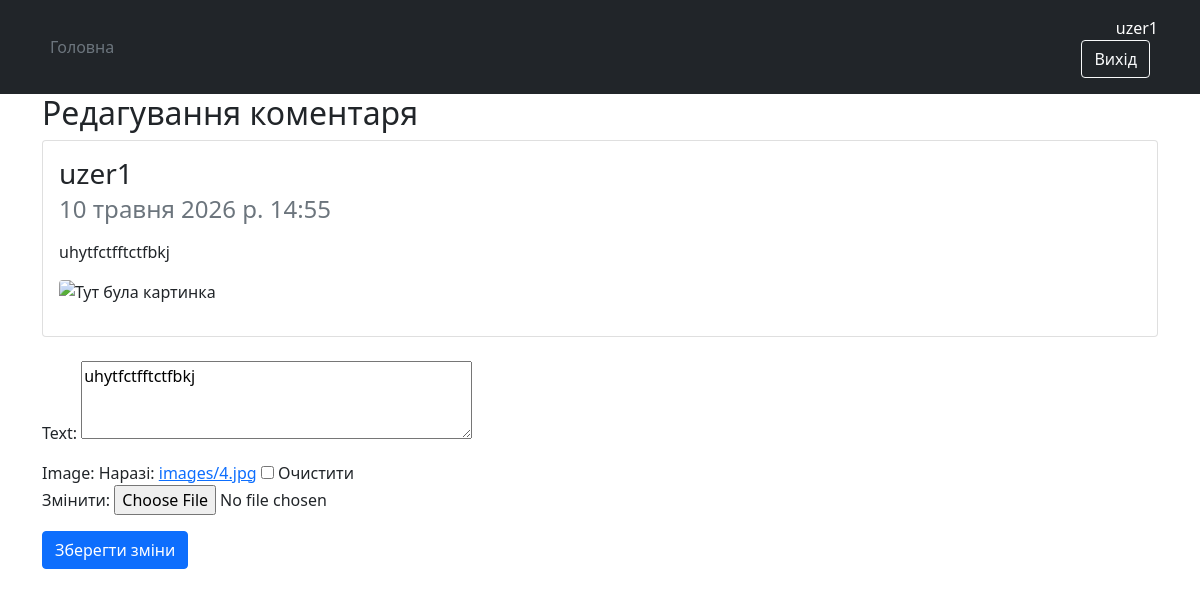
The app's page /posts/1/edit-comment/5/ (signed in) with its own data.
### notes/models.py (models this page shows)
class Comment(models.Model):
    post =models.ForeignKey(Post,on_delete=models.CASCADE,related_name="comments")
    nickname =models.ForeignKey(User,on_delete=models.CASCADE,related_name="comments")
    text = models.TextField()
    image = models.ImageField(upload_to="images/",blank=True,null=True)
    post_date = models.DateTimeField(auto_now_add=True)

### notes/views.py (the view)
# urls.py: path("posts/<int:comment_id>/edit-comment/<int:post_id>/", views.edit_comment,name="edit_comment"),
@login_required
def edit_comment(request,comment_id,post_id):
    comment=get_object_or_404(Comment,id=comment_id)
    post=get_object_or_404(Post,id=post_id)
    if comment.nickname!=request.user:
        return redirect("post_comments",post_id=post.id)
    if request.method=="POST":
        form = CommentForm(request.POST,request.FILES,instance=comment)
        if form.is_valid():
            comment =form.save(commit=False)
            if "image" not in request.FILES:
                if comment.image:
                    comment.image.delete(save = False)
                comment.image=None
            form.save()
            return redirect("post_comments",post_id=post.id)
    else:
        form = CommentForm(instance=comment)
    return render(request,"edit_comment.html",{"form":form,"title":"Змінення коментарю","comment":comment})

### notes/forms.py
class CommentForm(forms.ModelForm):
    class Meta:
        model = Comment
        fields = ["text","image"]
        widgets = {
            "text":forms.Textarea(attrs={"rows":3})
        }

### templates/edit_comment.html (shortened to what this page needs)
{% extends "base.html" %}
{% block content %}
<h2>Редагування коментаря</h2>
<div class="card mb-4">
    <div class="card-body">
        <h3 class="card-title">{{ comment.nickname.username }}</h3>
        <h4 class="card-subtitle mb-2 text-muted">{{ comment.post_date }}</h4>
        <p class="card-text mt-3">{{ comment.text }}</p>
        {% if comment.image %}
        <img src="{{ post.image.url }}" class="img-fluid rounded mb-3" alt="Тут була картинка">
        {% endif %}
    </div>
</div>
<form method="post" enctype="multipart/form-data">
  {{ form.as_p }}
  <button type="submit"  class="btn btn-primary">Зберегти зміни</button>
</form>
{% endblock %}

### templates/base.html (shortened to what this page needs)
<!DOCTYPE html>
<html lang="uk">
    <head>
        <link href="https://cdn.jsdelivr.net/npm/bootstrap@5.0.2/dist/css/bootstrap.min.css" rel="stylesheet">
    </head>
    <body>
        <header class="p-3 bg-dark text-white">
    <div class="container">
      <div class="d-flex flex-wrap align-items-center justify-content-center justify-content-lg-start">
        <ul class="nav col-12 col-lg-auto me-lg-auto mb-2 justify-content-center mb-md-0">
          <li><a href="{% url 'forum_home'%}" class="nav-link px-2 text-secondary">Головна</a></li>
        </ul>
        <div class="text-end">
            {% if user.is_authenticated %}
            <span class="text-white">{{ user.username }}</span>
            <form method="post" action="{% url 'logout'%}">
            <button class="btn btn-outline-light me-2" type="submit">Вихід</button>
            </form>
            {% else %}
            <a class="btn btn-outline-light me-2" href="{% url 'login'%}" role="button">Вхід</a>
          <a class="btn btn-warning" href="{% url 'register'%}" role="button">Реєстрація</a>
            {% endif %}
        </div>
      </div>
    </div>
  </header>
  <div class="container">
    {% block content %}{% endblock %}
  </div>
    </body>
</html>

### records on screen
Comment: nickname.username "uzer1", post_date "10 травня 2026 р. 14:55", text "uhytfctfftctfbkj"

### other values on screen
{{ user.username }} "uzer1"
